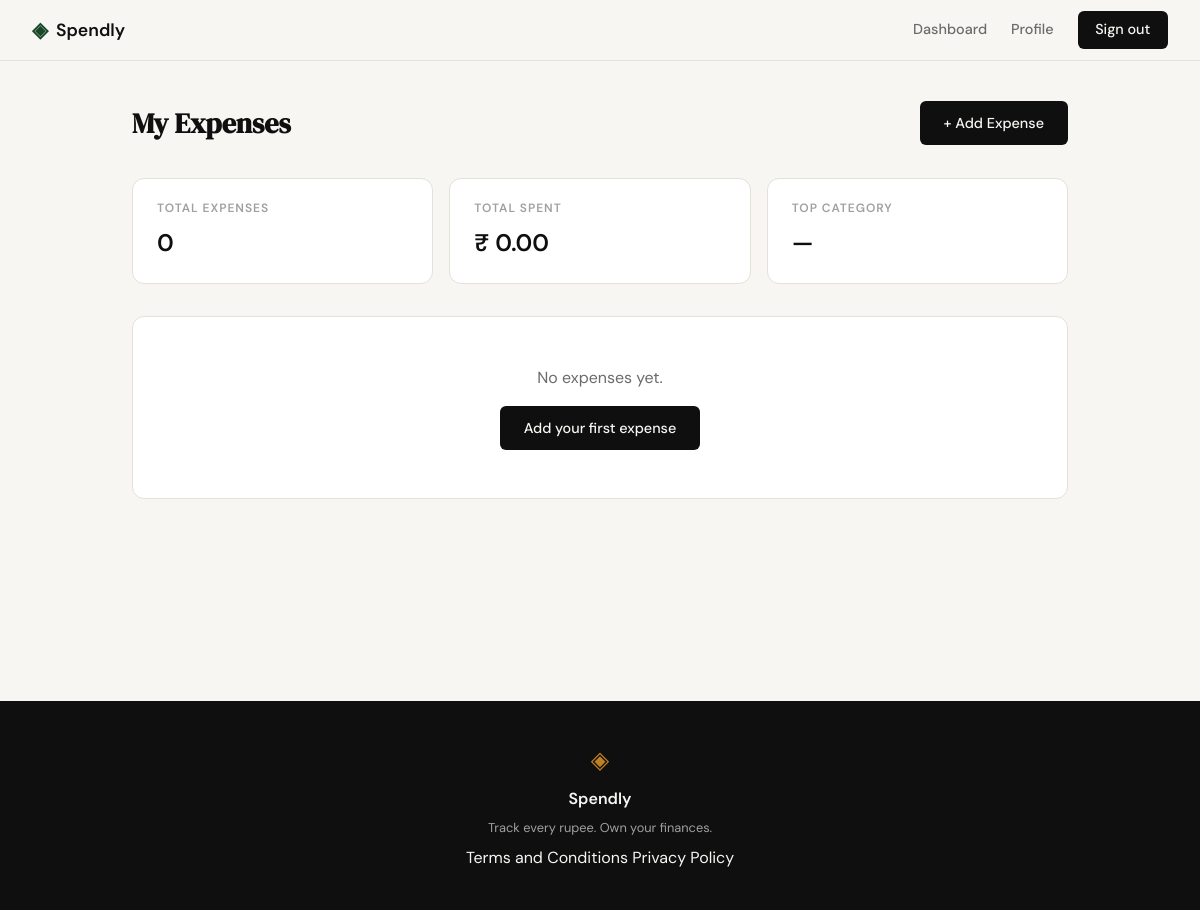
The app's page /dashboard (signed in), older data.
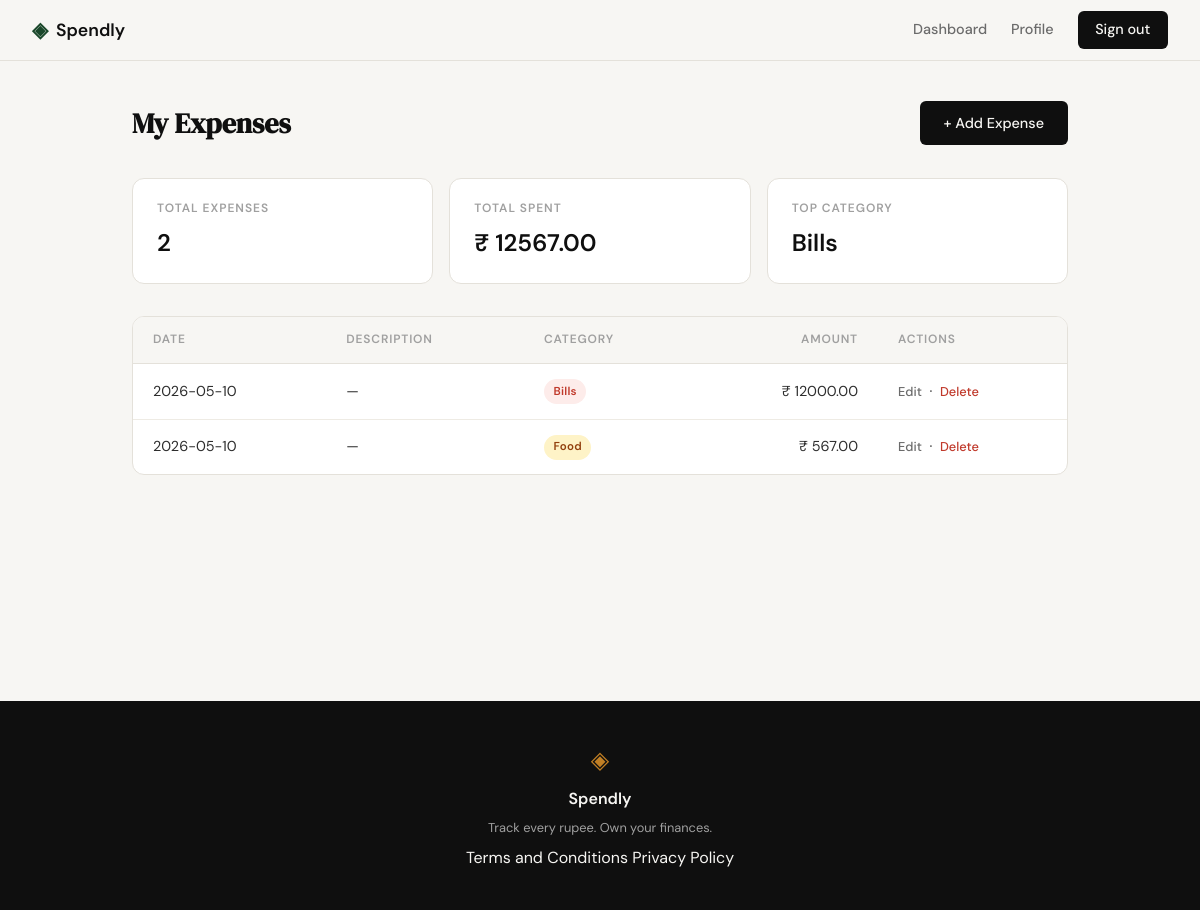
The same page, newer data.
### tables this page shows
CREATE TABLE expenses (
            id          INTEGER PRIMARY KEY AUTOINCREMENT,
            user_id     INTEGER NOT NULL REFERENCES users(id),
            amount      REAL    NOT NULL,
            category    TEXT    NOT NULL,
            date        TEXT    NOT NULL,
            description TEXT,
            created_at  TEXT    DEFAULT (datetime('now'))
        );

### app.py (the view)
@app.route("/dashboard")
def dashboard():
    if not session.get("user_id"):
        return redirect(url_for("login"))
    conn = get_db()
    try:
        expenses = conn.execute(
            "SELECT id, amount, category, date, description FROM expenses"
            " WHERE user_id = ? ORDER BY date DESC, created_at DESC",
            (session["user_id"],),
        ).fetchall()
    finally:
        conn.close()
    total_count  = len(expenses)
    total_amount = sum(e["amount"] for e in expenses)
    cat_totals = {}
    for e in expenses:
        cat_totals[e["category"]] = cat_totals.get(e["category"], 0) + e["amount"]
    biggest_cat = max(cat_totals, key=cat_totals.get) if cat_totals else "—"
    return render_template(
        "dashboard.html",
        expenses=expenses,
        total_count=total_count,
        total_amount=total_amount,
        biggest_cat=biggest_cat,
    )

### database/db.py (called while the page is built)
def get_db():
    conn = sqlite3.connect(DB_PATH)
    conn.row_factory = sqlite3.Row
    conn.execute("PRAGMA foreign_keys = ON")
    return conn

### templates/dashboard.html (shortened to what this page needs)
{% extends "base.html" %}
{% block content %}
<div class="dashboard-section">
    <div class="dashboard-header">
        <h1 class="dashboard-title">My Expenses</h1>
        <a href="{{ url_for('add_expense') }}" class="btn-primary">+ Add Expense</a>
    </div>
    <div class="summary-cards">
        <div class="summary-card">
            <div class="summary-card-label">Total Expenses</div>
            <div class="summary-card-value">{{ total_count }}</div>
        </div>
        <div class="summary-card">
            <div class="summary-card-label">Total Spent</div>
            <div class="summary-card-value">₹ {{ "%.2f"|format(total_amount) }}</div>
        </div>
        <div class="summary-card">
            <div class="summary-card-label">Top Category</div>
            <div class="summary-card-value">{{ biggest_cat }}</div>
        </div>
    </div>
    <div class="expense-table-wrap">
        {% if expenses %}
        <table class="expense-table">
            <thead>
                <tr>
                    <th>Date</th>
                    <th>Description</th>
                    <th>Category</th>
                    <th class="col-amount">Amount</th>
                    <th>Actions</th>
                </tr>
            </thead>
            <tbody>
                {% for e in expenses %}
                <tr>
                    <td>{{ e.date }}</td>
                    <td>{{ e.description if e.description else "—" }}</td>
                    <td>
                        <span class="cat-badge cat-{{ e.category | lower }}">
                            {{ e.category }}
                        </span>
                    </td>
                    <td class="col-amount">₹ {{ "%.2f" | format(e.amount) }}</td>
                    <td>
                        <a href="{{ url_for('edit_expense', id=e.id) }}" class="table-action">Edit</a>
                        &nbsp;·&nbsp;
                        <form method="POST" action="{{ url_for('delete_expense', id=e.id) }}" style="display: inline;">
                            <button type="submit" class="table-action danger">Delete</button>
                        </form>
                    </td>
                </tr>
                {% endfor %}
            </tbody>
        </table>
        {% else %}
        <div class="expense-table-empty">
            <p>No expenses yet.</p>
            <a href="{{ url_for('add_expense') }}" class="btn-primary" style="display: inline-block; margin-top: 1rem;">
                Add your first expense
            </a>
        </div>
        {% endif %}
    </div>
</div>
{% endblock %}

### templates/base.html (shortened to what this page needs)
<!DOCTYPE html>
<html lang="en">
<head>
    <link rel="stylesheet" href="{{ url_for('static', filename='css/style.css') }}">
</head>
<body>
    <nav class="navbar">
        <div class="nav-inner">
            <a href="{{ url_for('landing') }}" class="nav-brand">
                <span class="brand-icon">◈</span>
                <span class="brand-name">Spendly</span>
            </a>
            <div class="nav-links">
                {% if session.get('user_id') %}
                    <a href="{{ url_for('dashboard') }}">Dashboard</a>
                    <a href="{{ url_for('profile') }}">Profile</a>
                    <a href="{{ url_for('logout') }}" class="nav-cta">Sign out</a>
                {% else %}
                    <a href="{{ url_for('login') }}">Sign in</a>
                    <a href="{{ url_for('register') }}" class="nav-cta">Get started</a>
                {% endif %}
            </div>
        </div>
    </nav>
    <main class="main-content">
        {% block content %}{% endblock %}
    </main>
    <footer class="footer">
        <div class="footer-inner">
            <span class="brand-icon">◈</span>
            <span class="footer-name">Spendly</span>
            <p class="footer-copy">Track every rupee. Own your finances.</p>
            <div class="footer-links">
                <a href="/terms">Terms and Conditions</a>
                <a href="/privacy">Privacy Policy</a>
            </div>
        </div>
    </footer>
</body>
</html>

Row changes from the older to the newer data that the page shows:
added expenses: category "Bills", date "2026-05-10", description "—", amount "12000.00"
added expenses: date "2026-05-10", description "—", category "Food", amount "567.00"
Text that changed along with them:
{{ total_count }}: "0" → "2"
{{ "%.2f"|format(total_amount) }}: "0.00" → "12567.00"
{{ biggest_cat }}: "—" → (not shown)
text no longer shown: "No expenses yet. Add your first expense"
text now shown: "DATE DESCRIPTION CATEGORY AMOUNT ACTIONS"
